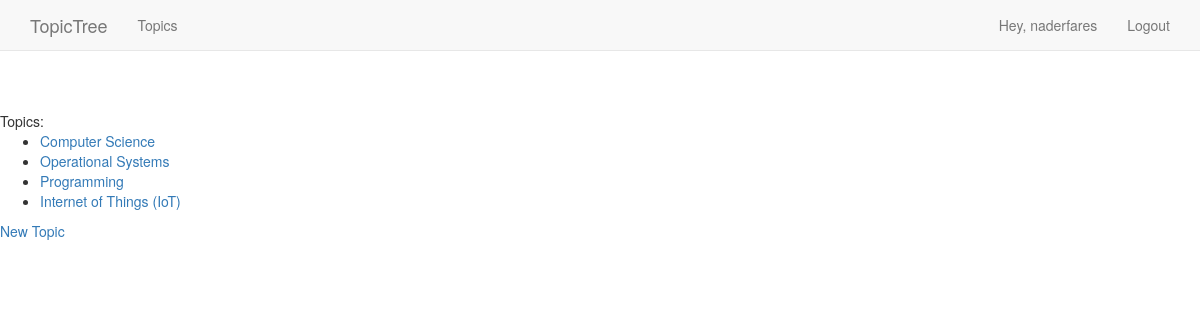
The app's page /topics/ (signed in) with its own data.
### topic_trees/models.py (models this page shows)
class Topic(models.Model):
  text = models.CharField(max_length=200)
  date_added = models.DateTimeField(auto_now_add=True)
  owner = models.ForeignKey(User, on_delete=models.CASCADE)
  def __str__(self):
    return self.text

### topic_trees/views.py (the view)
# urls.py: path('topics/', views.topics, name='topics'),
@login_required
def topics(request):
  topics = Topic.objects.filter(owner=request.user).order_by('date_added')
  context = {
    'topics': topics
  }
  return render(request, 'topic_trees/topics.html', context)

### topic_trees/templates/topic_trees/topics.html (shortened to what this page needs)
{% extends "topic_trees/base.html" %}
{% block content %}
  Topics:
  <ul>
    {% for topic in topics  %}
      <li>
        <a href="{% url 'topic' topic.id %}">{{ topic }}</a>
      </li>
    {% empty %}
      <li>No Topics Added</li>
    {% endfor %}
  </ul>
  <a href="{% url 'new_topic' %}">New Topic</a>
{% endblock content %}

### topic_trees/templates/topic_trees/base.html (shortened to what this page needs)
<!DOCTYPE html>
<html lang="en">
  <head>
    {% load bootstrap3 %}
    {% bootstrap_css %}
  </head>
  <body>
    <nav class="navbar navbar-default navbar-static-top">
      <div class="container">
        <div class="navbar-header">
          <a class="navbar-brand" href="{% url 'index' %}">TopicTree</a>
        </div>
        <div id="navbar" class="collapse navbar-collapse">
          <ul class="nav navbar-nav">
            <li><a href="{% url 'topics' %}">Topics</a></li>
          </ul>
          <ul class="nav navbar-nav navbar-right">
            {% if user.is_authenticated %}
              <li><a href="#">Hey, {{ user.username }}</a></li>
              <li><a href="{% url 'logout' %}">Logout</a></li>
            {% else %}
              <li><a href="{% url 'login' %}">Login</a></li>
              <li><a href="{% url 'register' %}">Register</a></li>
            {% endif %}
        </ul>
        </div>
      </div>
    </nav>
  </body>
</html>
{% block content %}{% endblock content %}

### records on screen
Topic: text "Computer Science"
Topic: text "Operational Systems"
Topic: text "Programming"
Topic: text "Internet of Things (IoT)"

### other values on screen
{{ user.username }} "naderfares"
